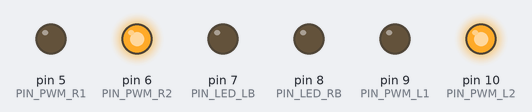
A sketch run on a simulated Arduino Nano, built with avr-gcc and run on an emulated ATmega328P. Parts: output pins drawn as LEDs (lit = HIGH).

Above: at 0.1 s.
Timing chart, 0 to 1.6 s (numbered marks = the images above):
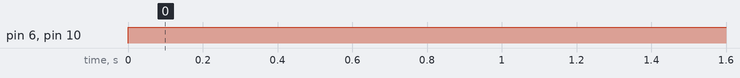

The sketch:

test.ino
```cpp
#define DIY 0
#define PCB_V1 1
#define PCB_V2 2
//#include <PinChangeInterrupt.h>
#define OPENBOT PCB_V2

#if (OPENBOT == DIY)
#define PIN_PWM_L1 5
#define PIN_PWM_L2 6
#define PIN_PWM_R1 9
#define PIN_PWM_R2 10
#define PIN_SPEED_L 2
#define PIN_SPEED_R 3
#define PIN_VIN A7
#define PIN_TRIGGER 12
#define PIN_ECHO 11
#define PIN_LED_LB 4
#define PIN_LED_RB 7
#elif (OPENBOT == PCB_V1)
#define PIN_PWM_L1 9
#define PIN_PWM_L2 10
#define PIN_PWM_R1 5
#define PIN_PWM_R2 6
#define PIN_SPEED_L 2
#define PIN_SPEED_R 4
#define PIN_VIN A7
#define PIN_TRIGGER 3
#define PIN_ECHO 3
#define PIN_LED_LB 7
#define PIN_LED_RB 8
#elif (OPENBOT == PCB_V2)
#define PIN_PWM_L1 9
#define PIN_PWM_L2 10
#define PIN_PWM_R1 5
#define PIN_PWM_R2 6
#define PIN_SPEED_L 2
#define PIN_SPEED_R 3
#define PIN_VIN A7
#define PIN_TRIGGER 4
#define PIN_ECHO 4
#define PIN_LED_LB 7
#define PIN_LED_RB 8
#endif
char input;

void setup() {
  // put your setup code here, to run once:
  Serial.begin(9600);
  pinMode(PIN_PWM_L1, OUTPUT);
  pinMode(PIN_PWM_L2, OUTPUT);
  pinMode(PIN_PWM_R1, OUTPUT);
  pinMode(PIN_PWM_R2, OUTPUT);
  pinMode(PIN_LED_LB, OUTPUT);
  pinMode(PIN_LED_RB, OUTPUT);
}

void loop() {
  // put your main code here, to run repeatedly:
        analogWrite(PIN_PWM_L1, 0);
        analogWrite(PIN_PWM_L2, 255);
        analogWrite(PIN_PWM_R1, 0);
        analogWrite(PIN_PWM_R2, 255);
}
```

Measured:
- by itself, pin 6 (PIN_PWM_R2), pin 10 (PIN_PWM_L2): LOW → HIGH at 0.00 s
